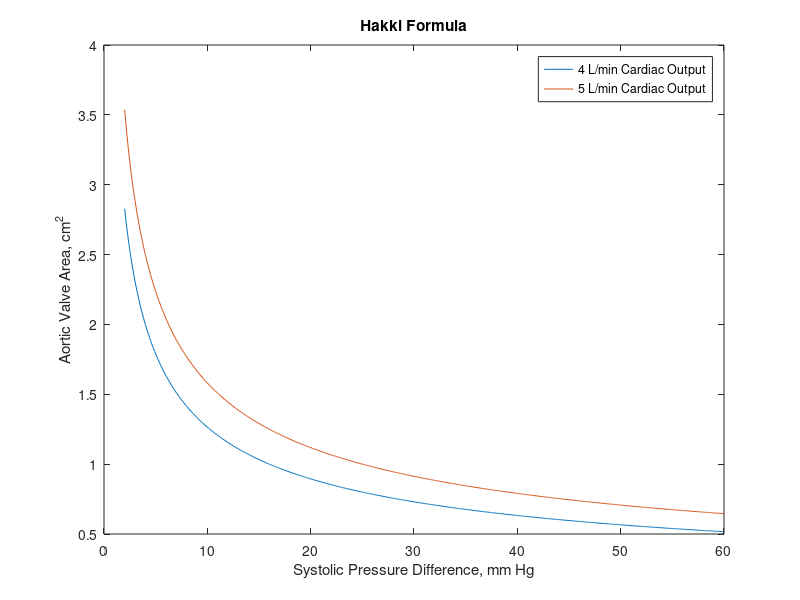
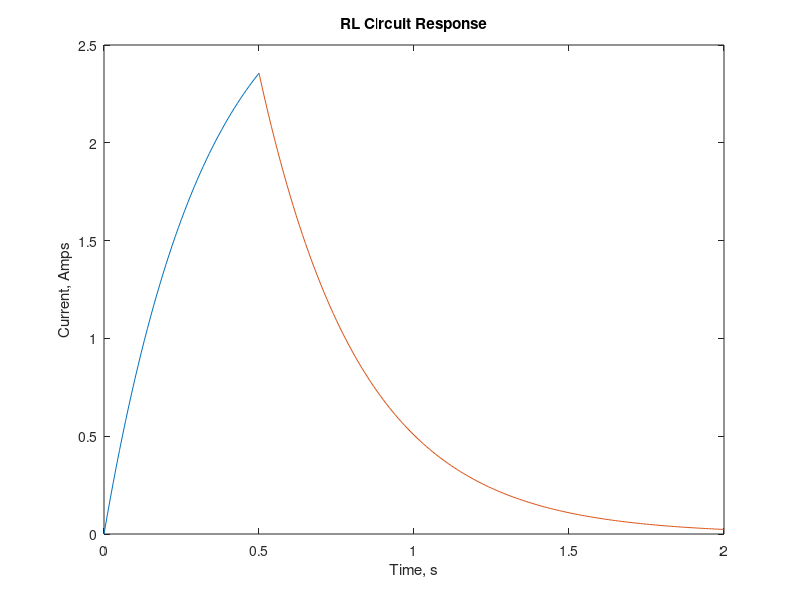
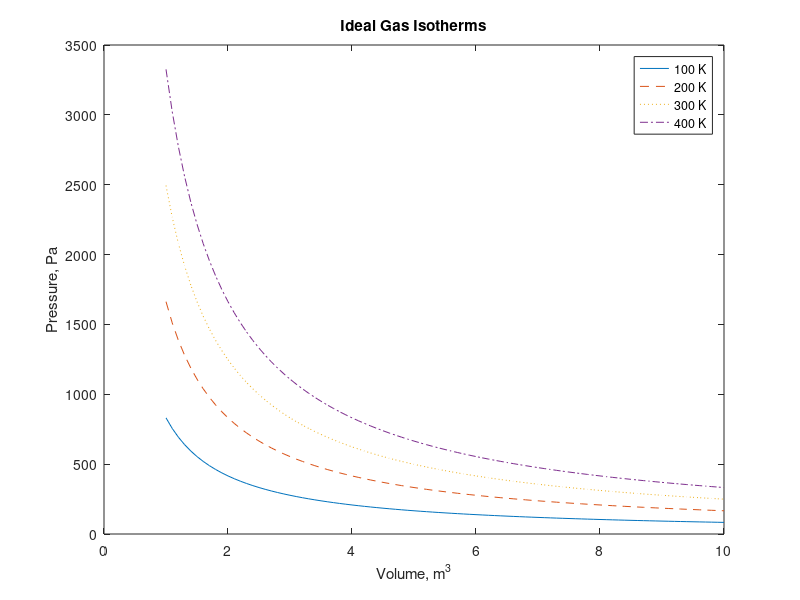

The MATLAB source for these figures, in order:
%% Problem 1
% 4 points
clear; clc; close all;
Q1=4; Q2=5;
PG=2:.1:60;
Av1=Q1./sqrt(PG); % -1 points if they didn't use the elementwise operator
Av2=Q2./sqrt(PG);
% -3 if they don't plot. -1 if they plot in different figures
% -1 if there is only one plot on the figure (likely a hold problem)
plot(PG,Av1,PG,Av2) % they could have also used hold on, either is ok
title('Hakki Formula') % -1 if no title
legend('4 L/min Cardiac Output','5 L/min Cardiac Output') % -1 if no legend
xlabel('Systolic Pressure Difference, mm Hg') % -1 if no label
ylabel('Aortic Valve Area, cm^2') % -1 if no label

%% Problem 2
% 4 points
% -1 for each missing: Title, xlabel, ylabel, and legend
V=12; R=4; L=1.3;
t1=0:.01:.5; t2=0.5:.01:2;
i1=V/R*(1-exp(-R*t1/L));
i2=exp(-R*t2/L)*V/R*(exp(0.5*R/L)-1);
% -3 if they don't plot. -1 if they plot in different figures
% -1 if there is only one plot on the figure (likely a hold problem)
figure;
plot(t1,i1,t2,i2)
title('RL Circuit Response')
xlabel('Time, s')
ylabel('Current, Amps')

%% Problem 3
% 4 points
% -1 for each missing: Title, xlabel, ylabel, and legend
R=8.3145;
V=1:.1:10;
P1=R*100./V; P2=R*200./V; P3=R*300./V; P4=R*400./V;
% -3 if they don't plot. -1 if they plot in different figures
% -1 if there is only one plot on the figure (likely a hold problem)
figure;
plot(V,P1,V,P2,'--',V,P3,':',V,P4,'-.')
title('Ideal Gas Isotherms')
xlabel('Volume, m^3')
ylabel('Pressure, Pa')
legend('100 K','200 K','300 K','400 K')